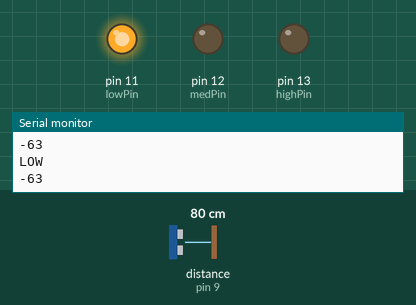
Recording of a sketch running on a simulated Arduino Uno, built with avr-gcc and run on an emulated ATmega328P. Shown: output pins drawn as LEDs (lit = HIGH), the last lines printed to the serial monitor. Wiring (inferred from the names in the program): ultrasonic range finder: trigger pin 8; echo pin 9. The inputs (shaded band) are chosen by the test bench; at power-on: distance to the obstacle (sensor on pin 9) 80 cm. The echo pulse lasts 58.3 µs per cm; pins used as bus, display or sensor lines are not drawn.

Above: at 1.2 s.
1.3 s: distance to the obstacle (sensor on pin 9) set to 4 cm
At 2.4 s:
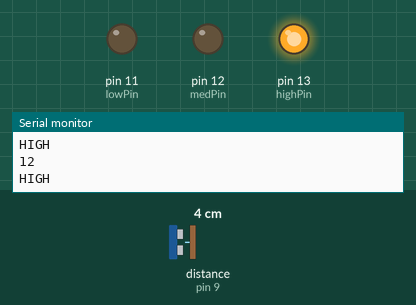
2.8 s: distance to the obstacle (sensor on pin 9) set to 9 cm
At 3.8 s:
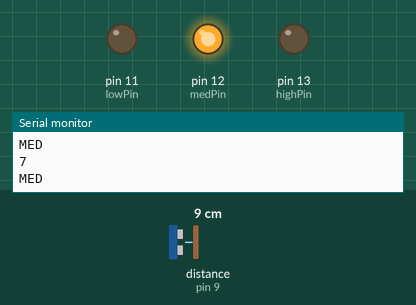
4.3 s: distance to the obstacle (sensor on pin 9) set to 18 cm
At 4.9 s:
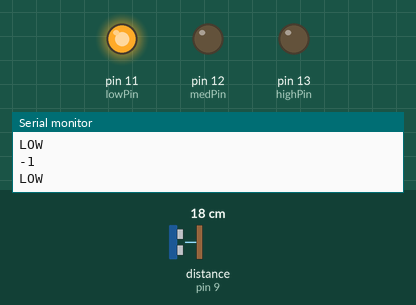
5.8 s: distance to the obstacle (sensor on pin 9) set to 7 cm
At 7.1 s:
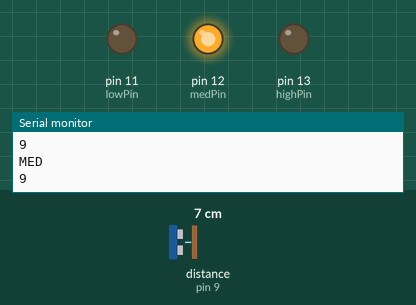
Timing chart, 0 to 8.3 s (numbered marks = the images above; inputs shaded):
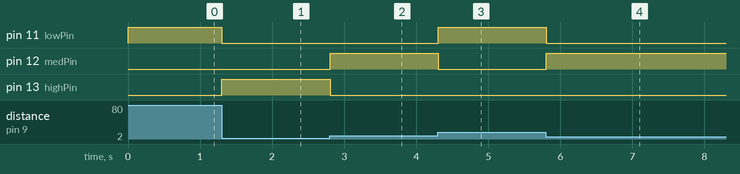

Measured:
- after the input at 1.3 s, pin 11 (lowPin): HIGH → LOW at once; pin 13 (highPin): LOW → HIGH at once
- after the input at 2.8 s, pin 12 (medPin): LOW → HIGH at once; pin 13 (highPin): HIGH → LOW at once
- after the input at 4.3 s, pin 11 (lowPin): LOW → HIGH at once; pin 12 (medPin): HIGH → LOW at once
- after the input at 5.8 s, pin 11 (lowPin): HIGH → LOW at once; pin 12 (medPin): LOW → HIGH at once

The sketch:

TankSensor.ino
```cpp
int trigPin = 8;
int echoPin = 9;
int lowPin = 11;
int medPin = 12;
int highPin = 13;

int distance;
int duration;

void setup() {
   Serial.begin(9600);

   //INDICATOR PINS
   pinMode(lowPin, OUTPUT);
   pinMode(medPin, OUTPUT);
   pinMode(highPin, OUTPUT);

  //ULTRA SONIC PINS
  pinMode(trigPin, OUTPUT);
  pinMode(echoPin, INPUT);

}

void loop() {
  digitalWrite(trigPin, HIGH);
  delayMicroseconds(10);
  digitalWrite(trigPin, LOW);
  duration = pulseIn(echoPin, HIGH);
  distance = (((duration/2) / 29.1) - 16) * -1 ;

 if(distance <= 5) {
    digitalWrite(lowPin, HIGH);
    digitalWrite(medPin, LOW);
    digitalWrite(highPin, LOW);
    Serial.println("LOW");
 }
 if(distance >= 5 && distance <= 10) {
    digitalWrite(lowPin, LOW);
    digitalWrite(medPin, HIGH);
    digitalWrite(highPin, LOW);
    Serial.println("MED");
 }
 if(distance >= 10 && distance <= 13 ) {
    digitalWrite(lowPin, LOW);
    digitalWrite(medPin, LOW);
    digitalWrite(highPin, HIGH);
    Serial.println("HIGH");
 }


  Serial.println(distance);
}
```
